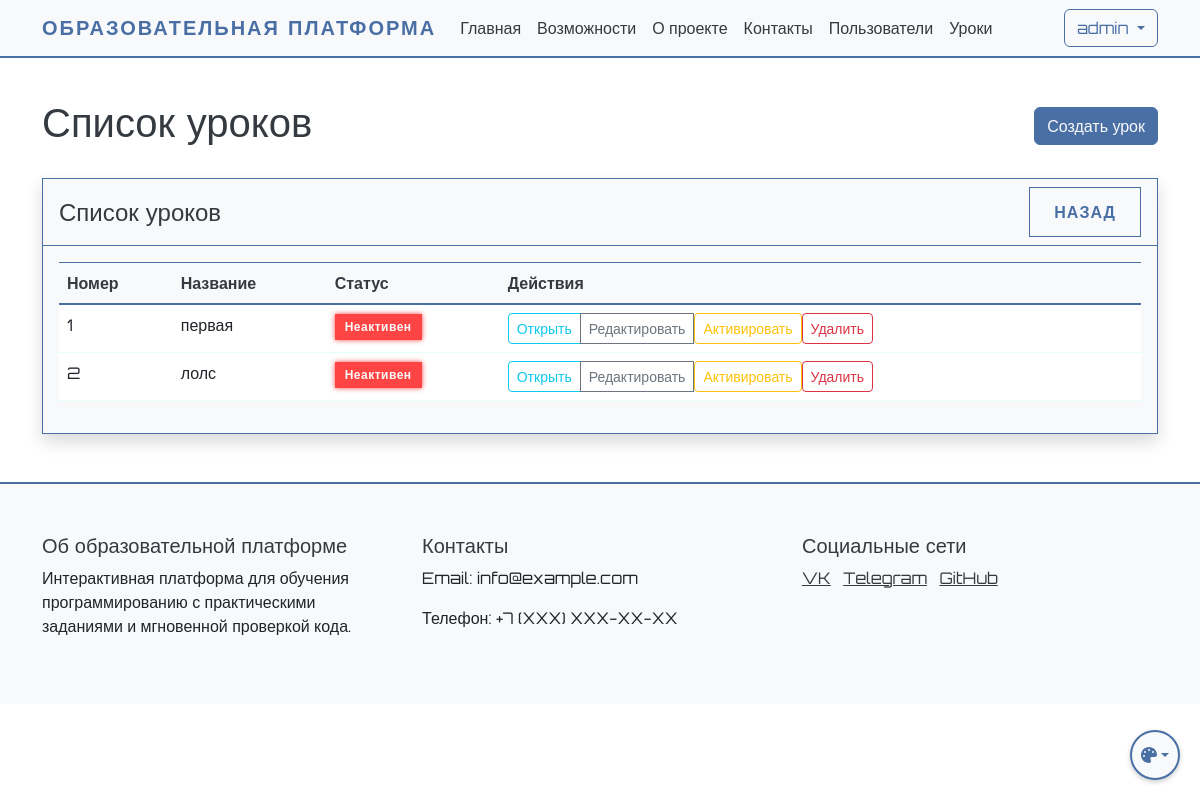
/admin/lessons (signed in), run on an earlier commit of the app's database.
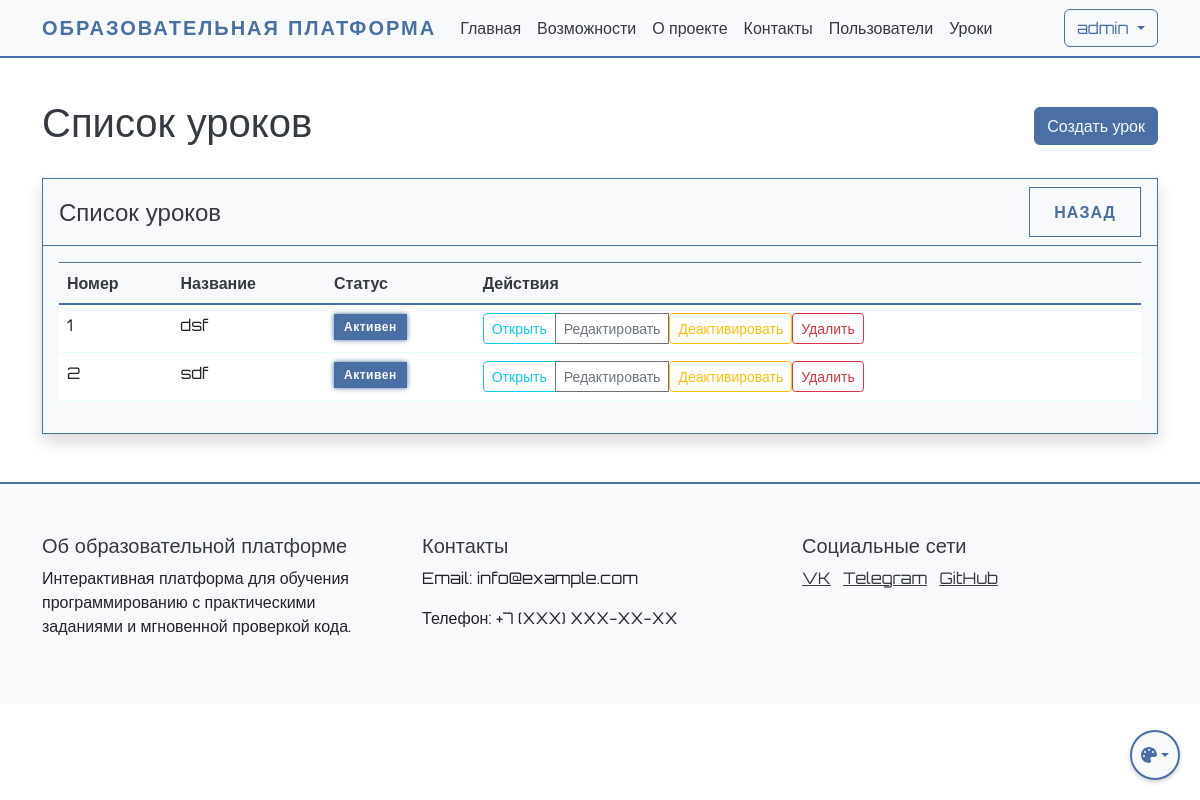
And on a later commit of the database.
### app.py (models this page shows, shortened)
class User(UserMixin, db.Model):
    id = db.Column(db.Integer, primary_key=True)
    name = db.Column(db.String(100), nullable=False)
    username = db.Column(db.String(80), unique=True, nullable=False)
    email = db.Column(db.String(120), unique=True, nullable=False)
    password_hash = db.Column(db.String(128))
    is_admin = db.Column(db.Boolean, default=False)
    created_at = db.Column(db.DateTime, default=db.func.now())
    last_login = db.Column(db.DateTime)
    is_active = db.Column(db.Boolean, default=True)
    progress = db.relationship('UserProgress', backref='user', lazy=True)
    ratings = db.relationship('UserRating', backref='user', lazy=True)
    chat_messages = db.relationship('ChatMessage', backref='user', lazy=True)

class Lesson(db.Model):
    id = db.Column(db.Integer, primary_key=True)
    order_number = db.Column(db.Integer, unique=True, nullable=False)
    title = db.Column(db.String(200), nullable=False)
    description = db.Column(db.Text)
    is_active = db.Column(db.Boolean, default=True)
    created_at = db.Column(db.DateTime, default=db.func.now())
    theory_content = db.Column(db.Text)
    theory_test = db.relationship('TheoryTest', backref='lesson', uselist=False)
    practice_tasks = db.relationship('PracticeTask', backref='lesson', lazy=True)
    required_lesson_id = db.Column(db.Integer, db.ForeignKey('lesson.id'), nullable=True)
    required_lesson = db.relationship('Lesson', remote_side=[id], backref='next_lessons')

### app.py (the view)
@app.route('/admin/lessons')
@login_required
def lesson_list():
    if not current_user.is_admin:
        abort(403)
    lessons = Lesson.query.order_by(Lesson.order_number).all()
    return render_template('lesson_list.html', lessons=lessons)

### app.py (called while the page is built)
@login_manager.user_loader
def load_user(user_id):
    return User.query.get(int(user_id))

### templates/lesson_list.html (shortened to what this page needs)
{% extends "base.html" %}
{% block content %}
<div class="container mt-4">
    <div class="d-flex justify-content-between align-items-center mb-4">
        <h1>Список уроков</h1>
        <a href="{{ url_for('create_lesson') }}" class="btn btn-success">
             Создать урок
        </a>
    </div>
    <div class="card shadow">
        <div class="card-header d-flex justify-content-between align-items-center">
            <h4 class="mb-0">Список уроков</h4>
            <div>
                <a href="{{ url_for('admin_panel') }}" class="btn btn-secondary">
                     Назад
                </a>
            </div>
        </div>
        <div class="card-body">
            <div class="table-responsive">
                <table class="table table-hover">
                    <thead class="table-light">
                        <tr>
                            <th>Номер</th>
                            <th>Название</th>
                            <th>Статус</th>
                            <th>Действия</th>
                        </tr>
                    </thead>
                    <tbody>
                        {% for lesson in lessons %}
                        <tr>
                            <td>{{ lesson.order_number }}</td>
                            <td>{{ lesson.title }}</td>
                            <td>
                                {% if lesson.is_active %}
                                    <span class="badge bg-success">Активен</span>
                                {% else %}
                                    <span class="badge bg-danger">Неактивен</span>
                                {% endif %}
                            </td>
                            <td>
                                <div class="btn-group" role="group">
                                    <a href="{{ url_for('view_lesson', lesson_id=lesson.id) }}"
                                       class="btn btn-sm btn-outline-info">
                                         Открыть
                                    </a>
                                    <a href="{{ url_for('edit_lesson', lesson_id=lesson.id) }}"
                                       class="btn btn-sm btn-outline-primary">
                                         Редактировать
                                    </a>
                                    <form method="POST" action="{{ url_for('toggle_lesson_status', lesson_id=lesson.id) }}"
                                          class="d-inline">
                                        <button type="submit" class="btn btn-sm btn-outline-warning">
                                            {% if lesson.is_active %}
                                                 Деактивировать
                                            {% else %}
                                                 Активировать
                                            {% endif %}
                                        </button>
                                    </form>
                                    <form method="POST" action="{{ url_for('delete_lesson', lesson_id=lesson.id) }}"
                                          class="d-inline"
                                          onsubmit="return confirm('Вы уверены, что хотите удалить этот урок?');">
                                        <button type="submit" class="btn btn-sm btn-outline-danger">
                                             Удалить
                                        </button>
                                    </form>
                                </div>
                            </td>
                        </tr>
                        {% endfor %}
                    </tbody>
                </table>
            </div>
        </div>
    </div>
</div>
{% endblock %}

### templates/base.html (shortened to what this page needs)
<!DOCTYPE html>
<html lang="ru">
<head>
    <link href="https://cdn.jsdelivr.net/npm/bootstrap@5.3.0/dist/css/bootstrap.min.css" rel="stylesheet">
    <link href="{{ url_for('static', filename='css/cyberpunk.css') }}" rel="stylesheet">
</head>
<body data-theme="neutral">
    <nav class="navbar navbar-expand-lg navbar-dark">
        <div class="container">
            <a class="navbar-brand" href="{{ url_for('index') }}">Образовательная платформа</a>
            <div class="collapse navbar-collapse" id="navbarNav">
                <ul class="navbar-nav me-auto">
                    <li class="nav-item">
                        <a class="nav-link" href="{{ url_for('index') }}">Главная</a>
                    </li>
                    <li class="nav-item">
                        <a class="nav-link" href="#features">Возможности</a>
                    </li>
                    <li class="nav-item">
                        <a class="nav-link" href="#about">О проекте</a>
                    </li>
                    <li class="nav-item">
                        <a class="nav-link" href="#contact">Контакты</a>
                    </li>
                    {% if current_user.is_admin %}
                    <li class="nav-item">
                            <a class="nav-link" href="{{ url_for('user_list') }}">Пользователи</a>
                    </li>
                    <li class="nav-item">
                            <a class="nav-link" href="{{ url_for('lesson_list') }}">Уроки</a>
                    </li>
                    {% endif %}
                </ul>
                <div class="d-flex">
                    {% if current_user.is_authenticated %}
                        <div class="dropdown">
                            <button class="btn btn-outline-light dropdown-toggle" type="button" id="userMenu" data-bs-toggle="dropdown">
                                {{ current_user.username }}
                            </button>
                        </div>
                    {% else %}
                        <a href="{{ url_for('login') }}" class="btn btn-outline-light me-2">Войти</a>
                    {% endif %}
                </div>
            </div>
        </div>
    </nav>
    {% block content %}{% endblock %}
    <footer class="footer mt-5">
        <div class="container">
            <div class="row">
                <div class="col-md-4">
                    <h5>Об образовательной платформе</h5>
                    <p>Интерактивная платформа для обучения программированию с практическими заданиями и мгновенной проверкой кода.</p>
                </div>
                <div class="col-md-4">
                    <h5>Контакты</h5>
                    <p>Email: info@example.com</p>
                    <p>Телефон: +7 (XXX) XXX-XX-XX</p>
                </div>
                <div class="col-md-4">
                    <h5>Социальные сети</h5>
                    <a href="#" class="text-white me-2">VK</a>
                    <a href="#" class="text-white me-2">Telegram</a>
                    <a href="#" class="text-white">GitHub</a>
                </div>
            </div>
        </div>
    </footer>
    <div class="theme-switch">
        <button class="btn dropdown-toggle" type="button" id="themeDropdown" data-bs-toggle="dropdown" aria-expanded="false">
            <i class="fas fa-palette"></i>
        </button>
    </div>
</body>
</html>

### static/css/cyberpunk.css (style rules this page uses)
:root[data-theme="neutral"] { --cyber-primary: #4a6fa5; --cyber-secondary: #6c757d; --cyber-dark: #f8f9fa; --cyber-bg: #ffffff; --cyber-text: #212529; --cyber-text-light: #343a40; --cyber-text-muted: #6c757d; --cyber-card-bg: #f8f9fa; --cyber-text-dark: #212529; --cyber-info: #17a2b8; }
:root { transition: background-color 0.5s ease, color 0.5s ease, border-color 0.5s ease; }
body { font-family: 'Orbitron', sans-serif; background-color: var(--cyber-bg); color: var(--cyber-text); min-height: 100vh; display: flex; flex-direction: column; transition: background-color 0.5s ease, color 0.5s ease; }
.navbar { background-color: var(--cyber-dark) !important; border-bottom: 2px solid var(--cyber-primary); transition: background-color 0.5s ease, color 0.5s ease, border-color 0.5s ease; }
.navbar-brand { color: var(--cyber-primary) !important; font-weight: 700; text-transform: uppercase; letter-spacing: 2px; }
.nav-link { color: var(--cyber-text-light) !important; transition: all 0.3s ease; }
.btn-outline-light { border-color: var(--cyber-primary); color: var(--cyber-primary); transition: all 0.3s ease; }
.footer { background-color: var(--cyber-dark); border-top: 2px solid var(--cyber-primary); color: var(--cyber-text-light); padding: 50px 0; transition: background-color 0.5s ease, color 0.5s ease, border-color 0.5s ease; }
.text-white { color: var(--cyber-text-light) !important; }
h1, h2, h3, h4, h5, h6 { color: var(--cyber-text-light); }
p { color: var(--cyber-text); }
.card { background-color: var(--cyber-card-bg); border: 1px solid var(--cyber-primary); color: var(--cyber-text-light); transition: background-color 0.5s ease, color 0.5s ease, border-color 0.5s ease; }
.card-header { background-color: rgba(0, 255, 157, 0.1); border-bottom: 1px solid var(--cyber-primary); color: var(--cyber-text-light); }
.card-body { background-color: var(--cyber-card-bg); color: var(--cyber-text-light); }
.table { color: var(--cyber-text-light); transition: background-color 0.5s ease, color 0.5s ease, border-color 0.5s ease; }
.table thead th { background-color: var(--cyber-card-bg); border-bottom: 2px solid var(--cyber-primary); color: var(--cyber-text-light); }
.table tbody tr { background-color: var(--cyber-card-bg); border-bottom: 1px solid rgba(0, 255, 157, 0.1); }
.btn-outline-light { animation: cyberGlow 2s infinite; }
.btn-secondary { background-color: transparent; border: 1px solid var(--cyber-primary); color: var(--cyber-primary); padding: 0.75rem 1.5rem; border-radius: 0; font-weight: 600; letter-spacing: 1px; text-transform: uppercase; transition: all 0.3s ease; }
.btn-success { background-color: var(--cyber-primary); border-color: var(--cyber-primary); color: var(--cyber-dark); transition: all 0.3s ease; }
.btn-outline-primary { border-color: var(--cyber-secondary); color: var(--cyber-secondary); transition: all 0.3s ease; }
.card { background-color: var(--cyber-card-bg); border: 1px solid var(--cyber-primary); border-radius: 0; }
.card-header { background-color: var(--cyber-card-bg); border-bottom: 1px solid var(--cyber-primary); color: var(--cyber-text-light); }
.card-body { color: var(--cyber-text-light); }
.table { color: var(--cyber-text-light); }
.table thead th { border-bottom: 2px solid var(--cyber-primary); color: var(--cyber-text-light); }
.table td, .table th { border-top: 1px solid var(--cyber-primary); }
.badge { font-weight: 600; letter-spacing: 0.5px; padding: 0.5em 0.75em; border-radius: 0; }
.badge.bg-success { background-color: var(--cyber-primary) !important; color: var(--cyber-dark) !important; border: 1px solid var(--cyber-primary); box-shadow: 0 0 5px var(--cyber-primary); }
.theme-switch { position: fixed; bottom: 20px; right: 20px; z-index: 1000; }
.theme-switch .btn { width: 40px; height: 40px; border-radius: 50%; padding: 0; display: flex; align-items: center; justify-content: center; box-shadow: 0 2px 5px rgba(0,0,0,0.2); }

What changed in the data, as far as the page shows it:
removed Lesson: order_number "1", title "первая", is_active "Неактивен"
removed Lesson: order_number "2", title "лолс", is_active "Неактивен"
added Lesson: order_number "1", title "dsf", is_active "Активен"
added Lesson: order_number "2", title "sdf", is_active "Активен"
